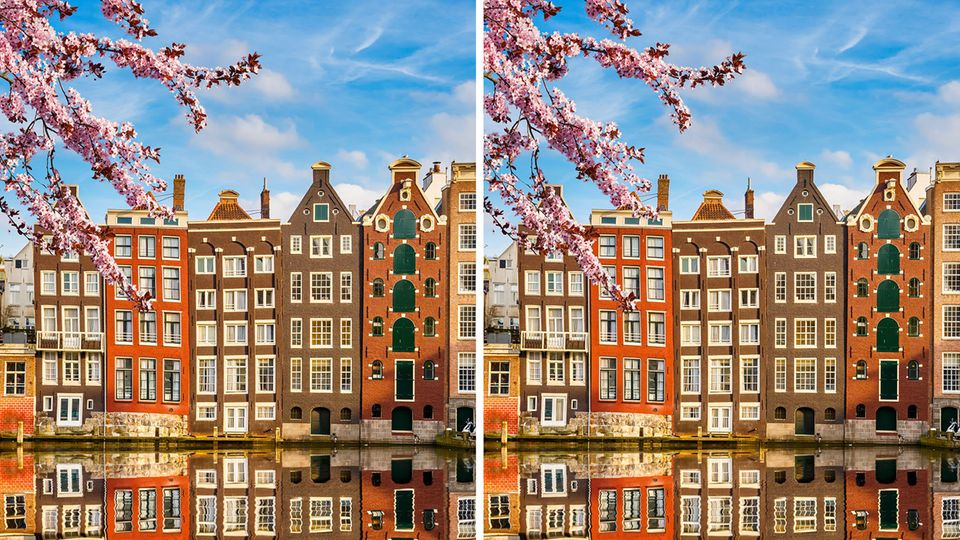
%> input picture fehlersuchbild.jpg, 960 x 540 px
$ octave Test_Bildverarbeitung.m   (GNU Octave 9; MATLAB toolbox functions it lacks are replaced by stand-ins)
%> lines starting %> are read from the running program, lines starting %| are printed output that depends on the picture
clear all      % Workspace löschen, auch versteckte Variablen
close all      % Alle File handles schließen und alle Diagramme schließen
clc            % Shell löschen
format compact % Leerzeilen entfernen

b = imread("fehlersuchbild.jpg");
%> b is the input picture: size 540x960x3 uint8; mean R, G, B 149, 135.7, 126.5

imshow(b);

% linke Seite geht von x = 0 bis

% Zählung in Matlab beginnt bei 1
%b1 = b(1:539, 1:475);
b1 = double( b(1:539, 1:475) );
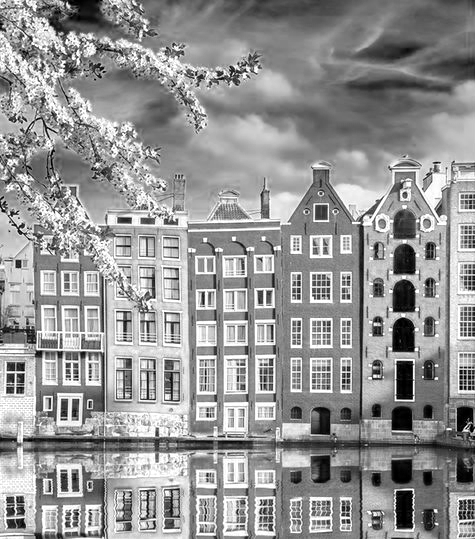
%> b1: size 539x475 double; min 0, max 255, mean 148.4
b1 = b1 ./ max(max(b1));
%imshow(b1);

%b2 = b(1:539, 485:959);
b2 = double( b(1:539, 485:959) );
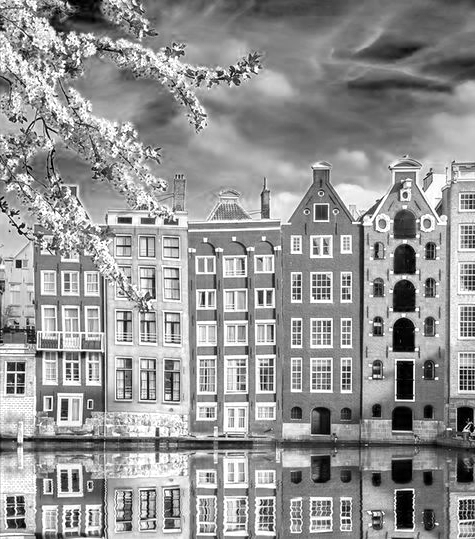
%> b2: size 539x475 double; min 0, max 255, mean 148
b2 = b2 ./ max(max(b2));
%imshow(b2);

b_delta = abs(b1 - b2);
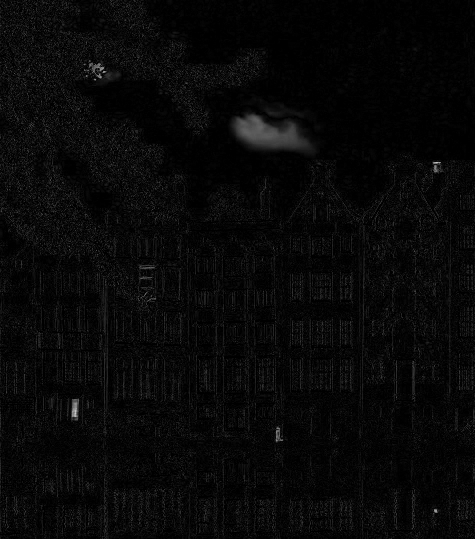
%> b_delta: size 539x475 double; min 0, max 0.8, mean 0.0335
imshow(b_delta);
